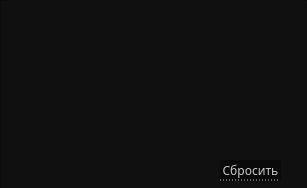
   <widget class="QWidget" name="proizvoditel">
    <property name="geometry">
     <rect>
      <x>0</x>
      <y>0</y>
      <width>307</width>
      <height>188</height>
     </rect>
    </property>
    <attribute name="icon">
     <iconset>
      <normaloff>../../images/down-arrow.png</normaloff>
      <activeoff>../../images/up-arrow.png</activeoff>../../images/down-arrow.png</iconset>
    </attribute>
    <attribute name="label">
     <string>Производитель накопителя</string>
    </attribute>
    <widget class="QFrame" name="frameProizv">
     <property name="geometry">
      <rect>
       <x>0</x>
       <y>0</y>
       <width>311</width>
       <height>191</height>
      </rect>
     </property>
     <property name="styleSheet">
      <string notr="true">QFrame{
	background-color: #101010;
}
</string>
     </property>
     <property name="frameShape">
      <enum>QFrame::StyledPanel</enum>
     </property>
     <property name="frameShadow">
      <enum>QFrame::Raised</enum>
     </property>
     <widget class="QTableWidget" name="tableProizv">
      <property name="enabled">
       <bool>true</bool>
      </property>
      <property name="geometry">
       <rect>
        <x>10</x>
        <y>0</y>
        <width>291</width>
        <height>161</height>
       </rect>
      </property>
      <property name="font">
       <font>
        <family>Montserrat Medium</family>
        <stylestrategy>PreferAntialias</stylestrategy>
       </font>
      </property>
      <property name="mouseTracking">
       <bool>true</bool>
      </property>
      <property name="focusPolicy">
       <enum>Qt::NoFocus</enum>
      </property>
      <property name="autoFillBackground">
       <bool>false</bool>
      </property>
      <property name="styleSheet">
       <string notr="true">QTableWidget::item
{
 	border-bottom: 1px solid rgb(60,60,60); 
	border-right: 0px;
	border-left: 0px;
	border-top:0px;
}

QTableView
{
	background-color: #101010;
	color: #dddddd;
	border-top: 0px;
	border-right: 0px;
	border-left: 0px;
	border-bottom: 0px;
}

QTableWidget::item:hover {
    color: white;
	border-bottom: 1px solid rgb(180,180,180);
}      

QTableWidget::item:selected
{
 	color: white;
	border-bottom: 1px solid rgb(180,180,180);
}

QScrollBar:vertical {
	border: none;
    background-color: #151515;
    width: 8px;
    margin: 15px 0 15px 0;
	border-radius: 0px;
 }

/*  HANDLE BAR VERTICAL */
QScrollBar::handle:vertical {	
	background-color: #151515;
	min-height: 30px;
	border-radius: 0px;
	border: 1px solid;
	border-right: 0px;
	border-color: rgb(60,60,60);
}
QScrollBar::handle:vertical:hover{	
	background-color:  rgb(50,50,50);
	border-color: rgb(60,60,60);
}
QScrollBar::handle:vertical:pressed {	
	background-color: rgb(120, 0, 2);
}

/* BTN TOP - SCROLLBAR */
QScrollBar::sub-line:vertical {
	background-color: #151515;
	height: 15px;
	subcontrol-position: top;
	subcontrol-origin: margin;
	border: 0px;
	border-bottom: 1px solid rgb(180, 0, 0);
}
QScrollBar::sub-line:vertical:hover {	
	background-color: #575757;
	border-color: #242424;
}
QScrollBar::sub-line:vertical:pressed {	
	background-color: rgb(120, 0, 2);
}

/* BTN BOTTOM - SCROLLBAR */
QScrollBar::add-line:vertical {
	background-color: #151515;
	height: 15px;
	subcontrol-position: bottom;
	subcontrol-origin: margin;
	border: 1px solid;
	border-color: rgb(60,60,60);
	border: 1px solid;
	border-top:1px solid rgb(180, 0, 0);
	border-right: 0px;
	border-bottom: 0px;
}
QScrollBar::add-line:vertical:hover {	
	background-color: #575757;
	border-color: #242424;
}
QScrollBar::add-line:vertical:pressed {	
	background-color: rgb(120, 0, 2);
}
/* RESET ARROW */
QScrollBar::up-arrow:vertical, QScrollBar::down-arrow:vertical {
	background: none;
}

QScrollBar::add-page:vertical, QScrollBar::sub-page:vertical {
	background: none;
}</string>
      </property>
      <property name="editTriggers">
       <set>QAbstractItemView::AnyKeyPressed|QAbstractItemView::EditKeyPressed|QAbstractItemView::SelectedClicked</set>
      </property>
      <property name="selectionMode">
       <enum>QAbstractItemView::MultiSelection</enum>
      </property>
      <property name="selectionBehavior">
       <enum>QAbstractItemView::SelectRows</enum>
      </property>
      <property name="showGrid">
       <bool>false</bool>
      </property>
      <property name="gridStyle">
       <enum>Qt::SolidLine</enum>
      </property>
      <property name="sortingEnabled">
       <bool>true</bool>
      </property>
      <attribute name="horizontalHeaderVisible">
       <bool>false</bool>
      </attribute>
      <attribute name="horizontalHeaderCascadingSectionResizes">
       <bool>true</bool>
      </attribute>
      <attribute name="horizontalHeaderDefaultSectionSize">
       <number>120</number>
      </attribute>
      <attribute name="horizontalHeaderHighlightSections">
       <bool>false</bool>
      </attribute>
      <attribute name="horizontalHeaderMinimumSectionSize">
       <number>15</number>
      </attribute>
      <attribute name="horizontalHeaderShowSortIndicator" stdset="0">
       <bool>true</bool>
      </attribute>
      <attribute name="horizontalHeaderStretchLastSection">
       <bool>false</bool>
      </attribute>
      <attribute name="verticalHeaderVisible">
       <bool>false</bool>
      </attribute>
      <attribute name="verticalHeaderCascadingSectionResizes">
       <bool>false</bool>
      </attribute>
      <attribute name="verticalHeaderMinimumSectionSize">
       <number>10</number>
      </attribute>
      <column>
       <property name="text">
        <string>Выбор</string>
       </property>
      </column>
      <column>
       <property name="text">
        <string>Название</string>
       </property>
      </column>
     </widget>
     <widget class="QPushButton" name="btnResetProizv">
      <property name="geometry">
       <rect>
        <x>220</x>
        <y>160</y>
        <width>61</width>
        <height>21</height>
       </rect>
      </property>
      <property name="font">
       <font>
        <family>Montserrat Medium</family>
        <pointsize>9</pointsize>
       </font>
      </property>
      <property name="styleSheet">
       <string notr="true">QPushButton
{
	background-color: rgb(10, 10, 10);
	color:  rgb(200,200, 200);
	border: 0px;
	border-bottom: 1px dotted rgb(200, 200, 200);
}

QPushButton::hover
{
	color: red;
	border-bottom: 1px dotted red;
}
</string>
      </property>
      <property name="text">
       <string>Сбросить</string>
      </property>
     </widget>
    </widget>
   </widget>
